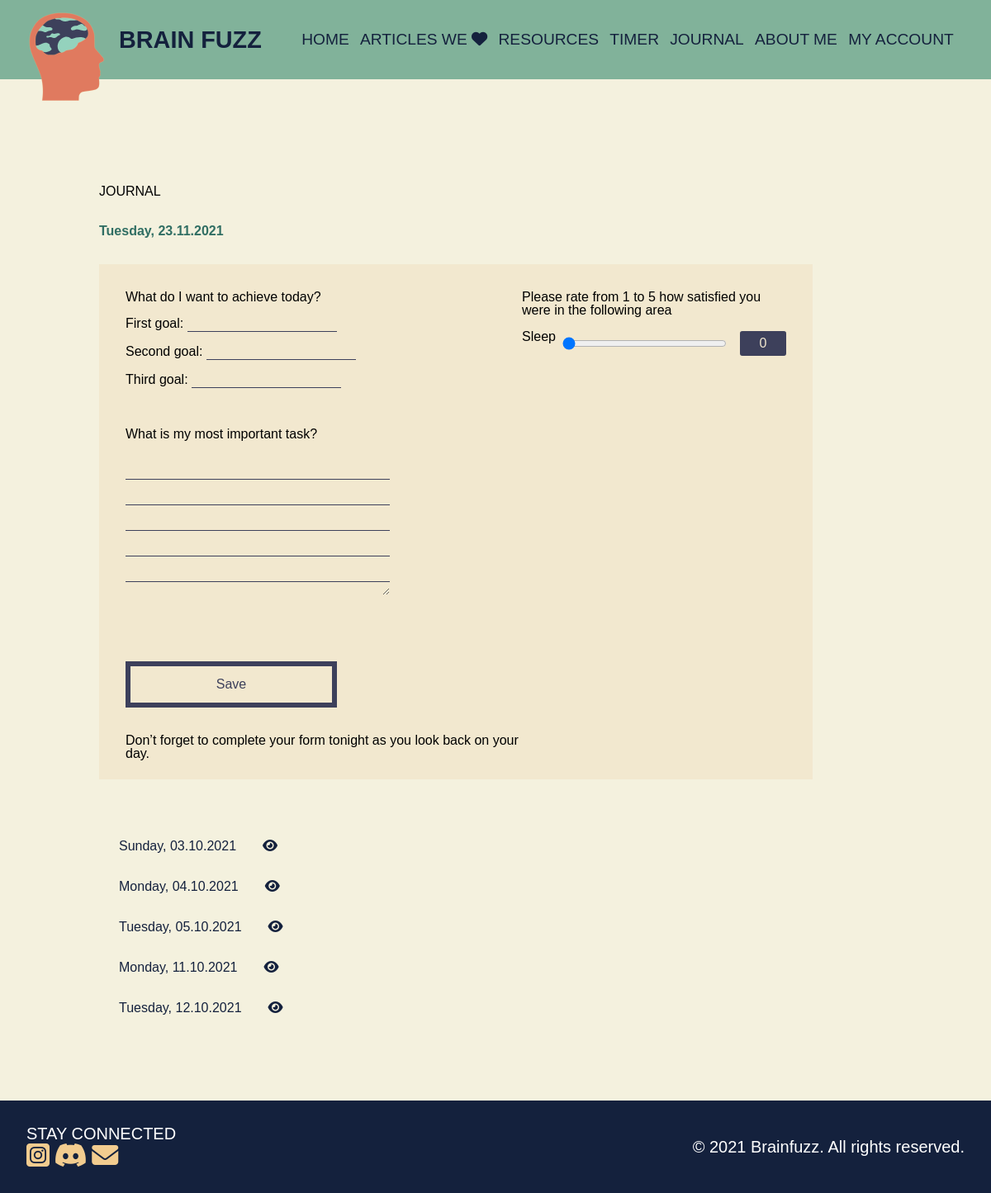
/journal.php (signed in), run on the app's committed database.
### tables this page shows
CREATE TABLE `journal` (
  `id` int(11) NOT NULL,
  `date` date NOT NULL,
  `firstGoal` varchar(255) NOT NULL,
  `secondGoal` varchar(255) NOT NULL,
  `thirdGoal` varchar(255) NOT NULL,
  `summary` varchar(255) DEFAULT '--',
  `importantTask` varchar(255) NOT NULL,
  `wentWell` varchar(255) DEFAULT '--',
  `doBetter` varchar(255) DEFAULT '--',
  `ideas` varchar(255) DEFAULT '--',
  `sleep` int(11) NOT NULL,
  `mood` int(11) DEFAULT '0',
  `motivation` int(11) DEFAULT '0',
  `concentration` int(11) DEFAULT '0',
  `tranquility` int(11) DEFAULT '0',
  `physical` int(11) DEFAULT '0',
  `userId` int(11) NOT NULL
);

### class/Journal.php (called while the page is built, shortened)
<?php
class Journal {
    protected $connection;
    public function __construct (PDO $connection) {
        $this -> connection = $connection;
    }
    public function getJournalEntries($userId) :array {
        $query = "SELECT * FROM journal WHERE userId = :userId";
        $stmt = $this -> connection -> prepare($query);
        $stmt -> execute(["userId" => $userId]);
        $result = $stmt -> fetchAll();
        if (count($result) > 0) {
          $result[0]['date'] = date("d.m.Y", strtotime($result[0]['date']));
          $Response = array(
            'status' => true,
            'data' => $result
          );
          return $Response;
        }
        $Response = array(
          'status' => false,
          'data' => []
        );
        return $Response;
    }
};
?>

### journal.php (the view, shortened to what this page needs)
<?php
require("partials/header.php");
require("class/Journal.php");
require("prefs/Credentials.php");
$userId = $_SESSION["userid"];
$journalInstance = new Journal($connection);
$getJournalEntries = $journalInstance -> getJournalEntries($userId);
?>
<section class="content">
    <h2>JOURNAL</h2>
    <div class="journal">
        <?php if ($getJournalEntries["status"]) {
        $alreadyFilledOut = false;
        $notFilledOutYet = false;
        foreach ($getJournalEntries["data"] as $journalEntry) { ?>
        <?php
            $date = date("Y-m-d");
            $dbdate = date("Y-m-d", strtotime($journalEntry["date"]));
            if( $date === $dbdate ) {
                $alreadyFilledOut = true;
                $notFilledOutYet = false;
            ?>
        <?php }  else {
                    $alreadyFilledOut = false;
                    $notFilledOutYet = true;
                } ?>
        <?php }
        if ($alreadyFilledOut) { ?>
        <h3><?= date("l, d.m.Y") ?></h3>
        <p class="filledOut">You have already filled out today's journal 📋 <br> Don't forget to come back at the end of
            the day to <span>complete today's journal</span> 🖊️</p>
        <?php } elseif ($notFilledOutYet) { ?>
        <h3><?= date("l, d.m.Y") ?></h3>
        <form action="" method="post" id="journal-entry">
            <div class="left-side">
                <div class="group">
                    <label for="achieve">What do I want to achieve today?</label>
                    <div class="goal-group">
                        <label for="First Goal">First goal:</label>
                        <input type="text" name="firstGoal" id="firstGoal">
                    </div>
                    <div class="goal-group">
                        <label for="Second Goal">Second goal:</label>
                        <input type="text" name="secondGoal" id="secondGoal">
                    </div>
                    <div class="goal-group">
                        <label for="Third Goal">Third goal:</label>
                        <input type="text" name="thirdGoal" id="thirdGoal">
                    </div>
                </div>
                <div class="group">
                    <label for="importantTask">What is my most important task?</label>
                    <textarea name="importantTask" id="importantTask" cols="30" rows="5"></textarea>
                </div>
            </div>
            <div class="right-side">
                <div class="range-slider" id="range-slider">
                    <p class="range" id="range">Please rate from 1 to 5 how satisfied you were in the following area</p>
                    <div class="range-group">
                        <p>Sleep</p>
                        <input class="range-slider__range" id="range-slider__range" type="range" value="0" min="0"
                            max="5" step="1">
                        <output class="rangeslider__value sliderValueSleep" id="rangeslider__value"
                            id="sliderValueSleep">0</output>
                    </div>
                </div>
            </div>
            <div class="bottom-part">
                <button type="submit" name="submit" id="submit">Save</button>
                <p class="complete-message">Don’t forget to complete your form tonight as you look back on your day.</p>
            </div>
        </form>
        <?php }
    } ?>
    <div class="previous-entries">
        <?php if ($getJournalEntries["status"]) { ?>
        <?php foreach ($getJournalEntries["data"] as $journalEntry) { ?>
        <div class="entry-container">
            <?php
                $date = date("Y-m-d");
                $dbdate = date("Y-m-d", strtotime($journalEntry["date"]));
                if( $date === $dbdate ) { ?>
                    <a href="updateEntry.php?id=<?php echo $journalEntry["id"] ?>"
                        class="edit-entry"><?php echo date("l, d.m.Y", strtotime($journalEntry["date"])); ?><i
                    class="fas fa-edit"></i></a>
            <?php } else {  ?>
                <a href="showEntry.php?id=<?php echo $journalEntry["id"] ?>"
                    class="see-entry"><?php echo date("l, d.m.Y", strtotime($journalEntry["date"])); ?><i
                class="fas fa-eye"></i></a>
            <?php } ?>
        </div>
        <?php } ?>
        <?php }?>
    </div>
    </div>
</section>
<?php require('partials/footer.php'); ?>
<?php require('partials/bodytag.php'); ?>

### data on the page
journal: date "Sunday, 03.10.2021"
journal: date "Monday, 04.10.2021"
journal: date "Tuesday, 05.10.2021"
journal: date "Monday, 11.10.2021"
journal: date "Tuesday, 12.10.2021"

### other printed values
$navitem['name'] "HOME"
$navitem['name'] "ARTICLES WE"
$navitem['name'] "RESOURCES"
$navitem['name'] "TIMER"
$navitem['name'] "JOURNAL"
$navitem['name'] "ABOUT ME"
$navitem['name'] "MY ACCOUNT"
